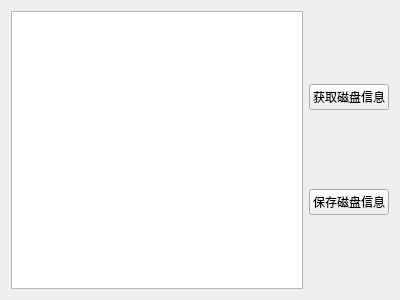
<?xml version="1.0" encoding="UTF-8"?>
<ui version="4.0">
 <class>Widget</class>
 <widget class="QWidget" name="Widget">
  <property name="geometry">
   <rect>
    <x>0</x>
    <y>0</y>
    <width>400</width>
    <height>300</height>
   </rect>
  </property>
  <property name="windowTitle">
   <string>Widget</string>
  </property>
  <layout class="QHBoxLayout" name="horizontalLayout">
   <item>
    <widget class="QTextEdit" name="textEdit"/>
   </item>
   <item>
    <layout class="QVBoxLayout" name="verticalLayout">
     <item>
      <widget class="QPushButton" name="pushButtonGetDiskInfo">
       <property name="text">
        <string>获取磁盘信息</string>
       </property>
      </widget>
     </item>
     <item>
      <widget class="QPushButton" name="pushButtonSaveDiskInfo">
       <property name="text">
        <string>保存磁盘信息</string>
       </property>
      </widget>
     </item>
    </layout>
   </item>
  </layout>
 </widget>
 <layoutdefault spacing="6" margin="11"/>
 <resources/>
 <connections/>
</ui>
